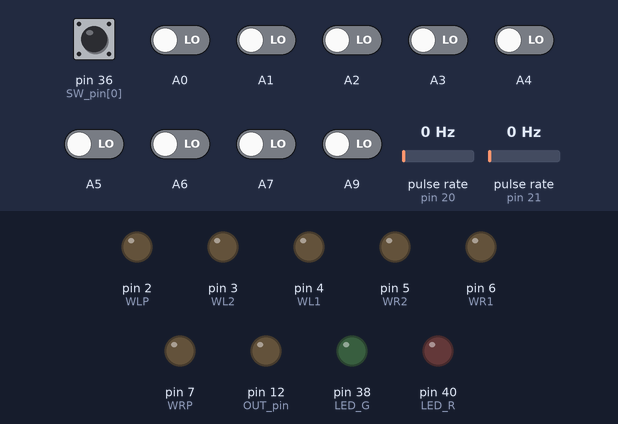
Bench run of a sketch on a simulated Arduino Mega 2560, built with avr-gcc and run on an emulated ATmega2560. Parts: output pins drawn as LEDs (lit = HIGH). Wiring (inferred from the names in the program): 2 × pulse sensor: data pin 20 / data pin 21. The inputs (shaded band) are chosen by the test bench; at power-on: pin 36 (SW_pin[0]) HIGH, A0–7, A9 LOW, pulse rate (sensors on pin 20, pin 21) 0 Hz.

Above: at 0.8 s.
0.9 s: pin 36 (SW_pin[0]) pulled LOW for 0.15 s
At 1.7 s:
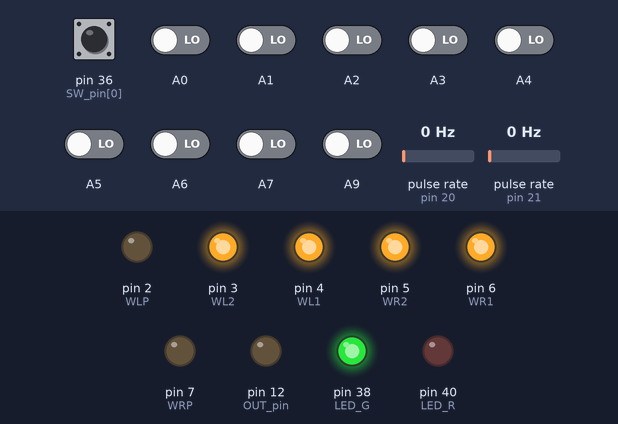
2.5 s: A1 driven HIGH
At 3.0 s:
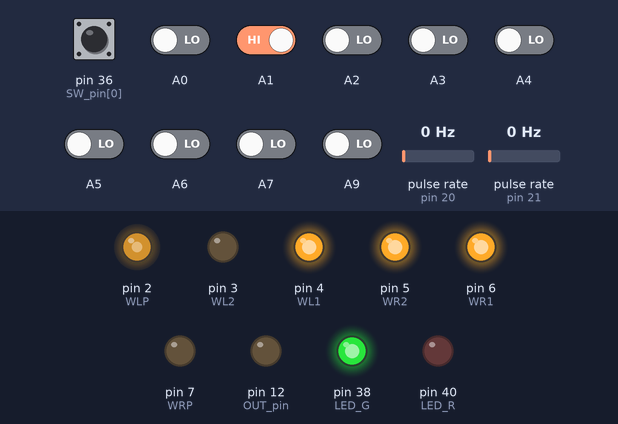
4.0 s: A3 driven HIGH
At 4.9 s:
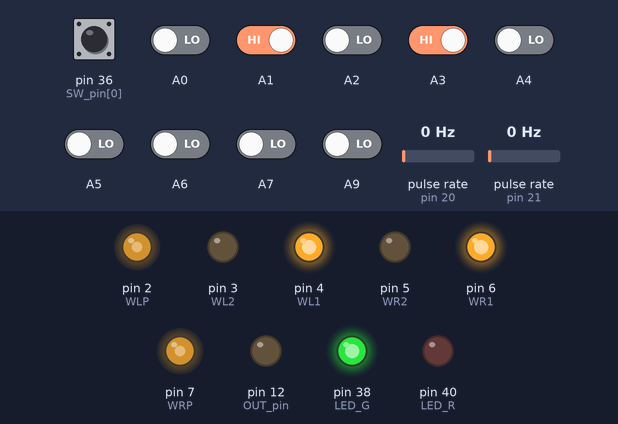
5.5 s: A7 driven HIGH
At 6.4 s:
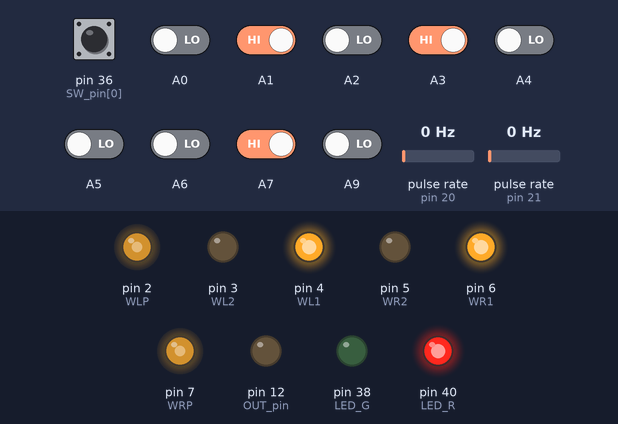
Timing chart, 0 to 8.5 s (numbered marks = the images above; inputs shaded):
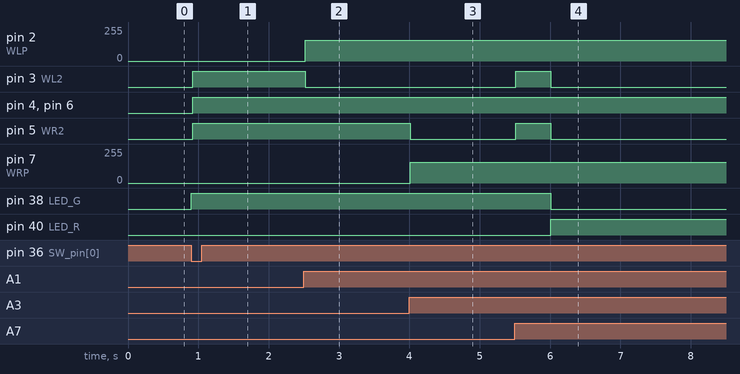

Measured:
- after the input at 0.9 s, pin 3 (WL2), pin 4 (WL1), pin 5 (WR2), pin 6 (WR1), pin 38 (LED_G): LOW → HIGH at once
- after the input at 2.5 s, pin 2 (WLP): 0/255 → 155/255 at once; pin 3 (WL2): HIGH → LOW at once
- after the input at 4.0 s, pin 5 (WR2): HIGH → LOW at once; pin 7 (WRP): 0/255 → 155/255 at once
- after the input at 5.5 s, pin 3 (WL2), pin 5 (WR2): LOW → HIGH at once, → LOW 0.50 s later; pin 38 (LED_G): HIGH → LOW after 0.51 s; pin 40 (LED_R): LOW → HIGH after 0.51 s

The sketch:

Main_Arduino.ino
```cpp
#include<math.h>
#include <QTRSensors.h>

#define Encoder_pin_R 21           //右エンコーダ
#define Encoder_pin_L 20           //左エンコーダ

volatile int count_R=0;            //右エンコーダ
volatile int count_L=0;            //左エンコーダ

#define LED_G    38                //緑LED
#define LED_R    40                //赤LED
int SW_pin[5]={36,A13,42,A12,34};  //スイッチ
#define WRP       7                //右タイヤPWM
#define WR1       6                //右タイヤ1
#define WR2       5                //右タイヤ2
#define WLP       2                //左タイヤPWM
#define WL1       4                //左タイヤ1
#define WL2       3                //左タイヤ2
#define IN_pin   11                //受信ピン
#define OUT_pin  12                //送信ピン
#define PSD_pin  A8                //PSDセンサ

//ラインセンサー
QTRSensors qtr;
const uint8_t SensorCount = 9;
uint16_t sensorValues[SensorCount];

//エンコーダカウント--------------------------
void R_enc_changed(){count_R++;}
void L_enc_changed(){count_L++;}

float Dis_R(){return (count_R*57.8*M_PI)/12;}
float Dis_L(){return (count_L*57.8*M_PI)/12;}

//スイッチ用関数------------------------------
bool SW(int i){//0:Start 1:1 2:2 3:3 4:4
  if(digitalRead(SW_pin[i])){return false;}
  else                      {return  true;}
}

//PSDセンサ関数-----------------------------------
bool PSD() {
  if (analogRead(PSD_pin) > 400) {return true;}
  else                           {return false;}
}

//ラインセンサ---------------------------------
bool Line(int i){//コーンは8
  qtr.read(sensorValues);
  if(sensorValues[i]>=1800){ return true; }
  else                     { return false; }
}

//受信用-------------------------------------
bool IN(){
  if(digitalRead(IN_pin)==LOW){return true;}
  else                        {return false;}
}
void OUT(bool x){
  if(x){digitalWrite(OUT_pin,HIGH);}
  else {digitalWrite(OUT_pin,LOW);}
}

//走行Wheel(右速度、左速度)-100～100----------------
void Wheel(int x,int y) {//-10～10
  int ST_R=55,ST_L=55;
  int Rightspeed,Leftspeed;
  if(x>0){
    Rightspeed = x+ST_R;
    digitalWrite(WR1,HIGH);
    digitalWrite(WR2,LOW);
    analogWrite(WRP,Rightspeed);
  }
  else if(x==0){
    digitalWrite(WR1,HIGH);
    digitalWrite(WR2,HIGH);
  }
  else if(x<0){
    Rightspeed = -x+ST_R;
    digitalWrite(WR1,LOW);
    digitalWrite(WR2,HIGH);
    analogWrite(WRP,Rightspeed);
  }
  if(y>0){
    Leftspeed = y+ST_L;
    digitalWrite(WL1,HIGH);
    digitalWrite(WL2,LOW);
    analogWrite(WLP,Leftspeed);
  }
  else if(y==0){
    digitalWrite(WL1,HIGH);
    digitalWrite(WL2,HIGH);
  }
  else if(y<0){
    Leftspeed = -y+ST_L;
    digitalWrite(WL1,LOW);
    digitalWrite(WL2,HIGH);
    analogWrite(WLP,Leftspeed);
  }
}

//距離移動関数
void Move(int R,int L,int S){
  int R_S,L_S;           //左右スピード
  int D_count_R,D_count_L; //目標カウント数

  //スピード定義:マイナスならマイナス,ゼロならゼロ
  if     (R< 0){R_S=-S;R=-R;}
  else if(R==0){R_S=0;}
  else         {R_S=S;}

  if      (L<0){L_S=-S;L=-L;}
  else if(L==0){L_S=0;}
  else         {L_S=S;}

  D_count_R=round(((float)R*12)/(57.8*M_PI));
  D_count_L=round(((float)L*12)/(57.8*M_PI));

  count_R=0;         //エンコーダ初期化
  count_L=0;

  while(count_R < D_count_R ||count_L < D_count_L){
    Wheel(R_S,L_S);
  }
  Wheel(0,0);
  delay(500);
}

void Turn(byte x){//true:R,false:L
  if(x==1){
    Move(100,100,100);
    Wheel(0,0);
    Move(140,-140,140);
    Wheel(0,0);
    while(Line(3)==false){
      Wheel(140,-140);
    }
  }

  else if(x==2){
    Move(100,100,100);
    Wheel(0,0);
    Move(-100,100,140);
    Wheel(0,0);
    while(Line(4)==false){
      Wheel(-140,140);
    }
  }
  else if(x==3){
    Move(-300,300,150);
    Wheel(0,0);
    while(PSD()==false){
      Wheel(-150,0);
      delay(10);
    }
  }
  Wheel(0,0);
}

void Linetrace(int x){//1:HIGH,2:Middle,3:LOW
  byte HI,LO;
  if     (x==1){HI=200;LO=100;}
  else if(x==2){HI=150;LO=50;}
  else if(x==3){HI=150;LO=0;}
  else if(x==4){HI=100;LO=0;}

  if(Line(3) || Line(4)){
      Wheel(HI,HI);
    }
    else if(Line(2)||Line(1)){
      Wheel(LO,HI);
    }
    else if(Line(5) || Line(6)){
     Wheel(HI,LO);
    }
    else{
      Wheel(0,0);
    }
    delay(10);
}

void Linetrace_D(int x,int D){
  byte HI,LO;
  int D_count=round(((float)D*12)*2/(57.8*M_PI));//目標カウント数左右合計

  if     (x==1){HI=200;LO=100;}
  else if(x==2){HI=150;LO=50;}
  else if(x==3){HI=150;LO=0;}
  else if(x==4){HI=100;LO=0;}

  count_R=0;         //エンコーダ初期化
  count_L=0;

  while(count_R+count_L<D_count){
    if(Line(3) || Line(4)){
      Wheel(HI,HI);
    }
    else if(Line(0)||Line(1)||Line(2)){
      Wheel(LO,HI);
    }
    else if(Line(5) || Line(6)||Line(7)){
     Wheel(HI,LO);
    }
    else{
      Wheel(0,0);
    }
  }

  Wheel(0,0);
}

void setup() {//-------------------------------------------------------
  //シリアル通信
  Serial.begin(9600);

  //スイッチ定義
  pinMode(LED_G,OUTPUT);
  pinMode(LED_R,OUTPUT);
  int i;
  for(i=0;i<5;i++){pinMode(SW_pin[i],INPUT_PULLUP);}

  //通信用ピン
  pinMode(IN_pin,INPUT_PULLUP);
  pinMode(OUT_pin,OUTPUT);

  //エンコーダ用
  pinMode(Encoder_pin_R,INPUT_PULLUP);
  pinMode(Encoder_pin_L,INPUT_PULLUP);
  attachInterrupt(2, R_enc_changed, CHANGE); //pinAの信号変化に合わせて割り込み処理
  attachInterrupt(3, L_enc_changed, CHANGE); //pinAの信号変化に合わせて割り込み処理

  //PSDセンサ
  pinMode(PSD_pin,INPUT);

  //QTRセンサー
  qtr.setTypeRC();
  qtr.setSensorPins((const uint8_t[]){A0,A1,A2,A3,A4,A5,A6,A7,A9}, SensorCount);

  //走行モータ用
  pinMode(WRP,OUTPUT);
  pinMode(WR1,OUTPUT);
  pinMode(WR2,OUTPUT);
  pinMode(WLP,OUTPUT);
  pinMode(WL1,OUTPUT);
  pinMode(WL2,OUTPUT);

  //startボタン
  while(SW(0)==false){
    delay(100);
  }

  digitalWrite(LED_G,HIGH); //緑LEDオン
  OUT(false);               //送信オフ
}

void loop(){
  //スタートから玉まで----------------------------------------------------
  while(Line(7)==false){
    Linetrace(4);
  }
  Wheel(0,0);
  delay(500);

  digitalWrite(LED_G,LOW);
  digitalWrite(LED_R,HIGH);

  Turn(1);
  while(Line(7)==false){
    Linetrace(4);
  }
  Wheel(0,0);
  delay(500);
  Move(0,500,100);
  Wheel(0,0);
  delay(500);

  for(int i=0;i<300;i++){
    Wheel(-100,0);
    delay(10);
    if(PSD()){break;}
  }
  Wheel(0,0);
  Move(-150,-150,100);
  Wheel(0,0);
  while(1);

  //玉から迷いの森-------------------------------------------------
  Move(140,0,120);                        //右向きに
  Wheel(0,0);
  Move(200,200,120);                      //少し直進
  Wheel(0,0);
  while(Line(3)==false||Line(4)==false){  //線に当たるまで直進
    Wheel(150,150);
    delay(10);
  }
  Move(100,100,150);                      //直進
  Wheel(0,0);
  while(Line(3)==false||Line(4)==false){  //ラインに復帰
    Wheel(150,-150);
    delay(10);
  }
  Linetrace_D(3,700);                     //低速ライントレース

  while(Line(0)==false||Line(7)==false){  //迷いの森までライントレース
    Linetrace(3);
  }
  Move(2200,2200,200);                    //迷いの森通過

  while(Line(0)==false && Line(7)==false){//線まで前進
    Wheel(100,100);
    delay(10);
  }

}
/*

  //迷いの森からゴール------------------------------------
  Turn(2);
  Linetrace_D(1,3400);       //一番長いところ
  digitalWrite(LED_R,HIGH);
  digitalWrite(LED_G,LOW);
  Linetrace_D(3,1600);       //最初のカーブ
  digitalWrite(LED_R,LOW);
  digitalWrite(LED_G,HIGH);

  while(Line(0)==false){
    Linetrace(2);
  }

  Turn(2);                     //最初のL字
  Linetrace_D(3,1700);         //L字からクランクゾーン
  digitalWrite(LED_R,HIGH);
  digitalWrite(LED_G,LOW);
  while(Line(7)==false){       //ラストの直線へ
    Linetrace(2);
  }

  Turn(1);
  Linetrace_D(1,1200);         //ラスト直線
  digitalWrite(LED_R,LOW);
  digitalWrite(LED_G,HIGH);
  while(Line(7)==false){
    Linetrace(2);
  }

  //------------------------------

  //玉入れゾーン
  digitalWrite(LED_G,HIGH);
  digitalWrite(LED_R, LOW);
  //ゴールからコーンへ--------------
  Linetrace_D(4,280);
  digitalWrite(LED_G, LOW);
  digitalWrite(LED_R,HIGH);
  while(Line(0)==false){
    Linetrace(4);
  }
  Wheel(0,0);
  delay(500);
  digitalWrite(LED_G,HIGH);
  digitalWrite(LED_R, LOW);
  Turn(2);
  Linetrace_D(4,200);
  while(Line(8)==true){
    Linetrace(4);
  }
  Wheel(0,0);
  delay(500);

  //コーンへ玉入れ-------------------
  OUT(true);
  delay(1000);
  OUT(false);
  while(IN()==false){
    digitalWrite(LED_G,HIGH);
    digitalWrite(LED_R, LOW);
    delay(200);
    digitalWrite(LED_G, LOW);
    digitalWrite(LED_R,HIGH);
    delay(200);
  }
  //コーンから右タワーへ-------------
  Move(-130,-130,100);
  Move(180,-180,140);
  Move(300,300,100);
  Wheel(0,0);
  delay(500);

  //タワーへ玉入れ-------------------
  OUT(true);
  delay(1000);
  OUT(false);
  while(IN()==false){
    digitalWrite(LED_G,HIGH);
    digitalWrite(LED_R, LOW);
    delay(200);
    digitalWrite(LED_G, LOW);
    digitalWrite(LED_R,HIGH);
    delay(200);
  }
  //右タワーから玉へ
  digitalWrite(LED_G,HIGH);
  digitalWrite(LED_R,LOW);

  Move(-300,-300,100);
  while(Line(4)==false){
    Wheel(140,-140);
    delay(10);
  }
  Linetrace_D(4,200);
  digitalWrite(LED_G,LOW);
  digitalWrite(LED_R,HIGH);
  while(Line(0)==false && Line(7)==false){
    Linetrace(4);
  }
  digitalWrite(LED_G,HIGH);
  digitalWrite(LED_R,LOW);
  Turn(1);
  Linetrace_D(4,100);
  Wheel(0,0);
  delay(500);
  Move(-300,-300,100);
  //終了処理------------------------
  digitalWrite(LED_G, LOW);
  digitalWrite(LED_R,HIGH);
  Wheel(0,0);
  while(1);
}

/*
//メインプログラム

//ロボットアーム調整用4
while(1){
  if(IN()){
    digitalWrite(LED_R,HIGH);
  }
  else{
    digitalWrite(LED_R,LOW);
  }
}

------------------------------------
    Serial.print(R_S);
    Serial.print(" ");
    Serial.print(L_S);
    Serial.print(" ");
    Serial.print(D_count_R);
    Serial.print(" ");
    Serial.print(D_count_L);
    Serial.print(" ");
    Serial.print(count_R);
    Serial.print(" ");
    Serial.println(count_L);
*/
```
